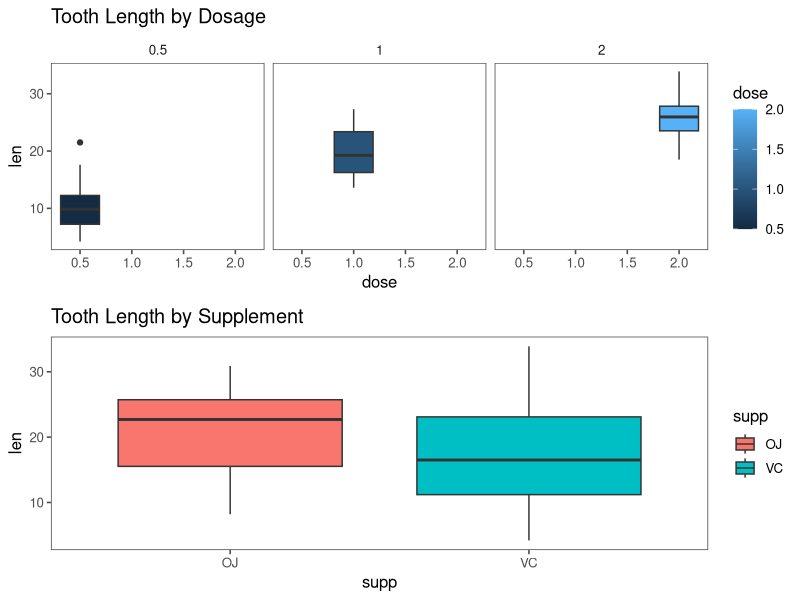
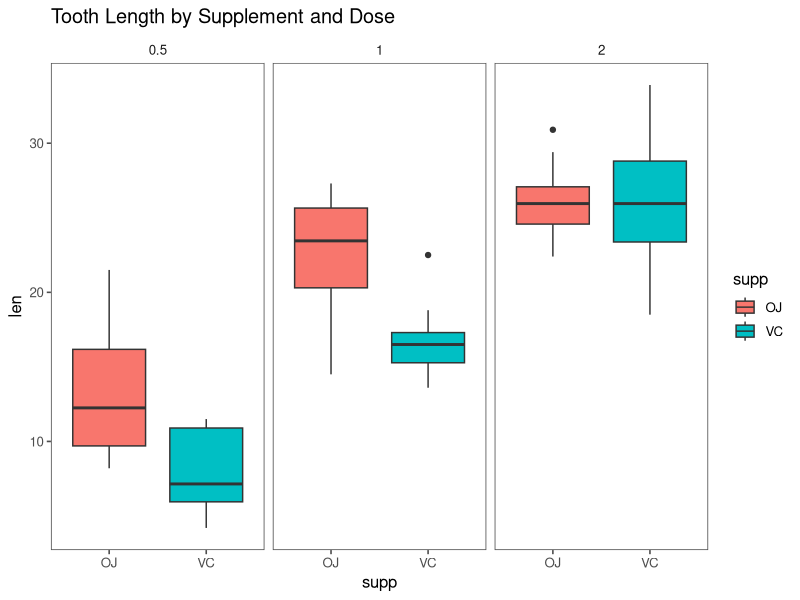

The R script that drew these images, in order: (Note: this script raises an error after producing the figures.)
## ---- chunk 1
# Use ggthemes, grid, and gridExtra for styling
library(ggthemes)
library(grid)
library(gridExtra)

# Use ggplot2 library for exploratory graphs
library(ggplot2)
## ---- chunk 2
# Summary of ToothGrowth data
summary(ToothGrowth)
## ---- chunk 3
# Unique values of dose
unique(ToothGrowth$dose)
## ---- chunk 4
# Create a boxplot of supplement types and doses
plot.supplementDose <- (ggplot(aes(x = supp, y = len), data = ToothGrowth) 
       + geom_boxplot(aes(fill=supp))
       + facet_wrap(~ dose)
+ theme_few() 
+ scale_colour_few()
+ ggtitle("Tooth Length by Supplement and Dose"))

# Create a boxplot of supplement types
plot.supplement <- (ggplot(aes(x = supp, y = len), data = ToothGrowth) 
                        + geom_boxplot(aes(fill=supp))
                        + theme_few() 
                        + scale_colour_few()
                        + ggtitle("Tooth Length by Supplement"))

# Create a boxplot of doses
plot.dose <- (ggplot(aes(x = dose, y = len), data = ToothGrowth) 
                    + geom_boxplot(aes(fill=dose))
                    + facet_grid(. ~ dose)                    
                    + theme_few() 
                    + scale_colour_few()
                    + ggtitle("Tooth Length by Dosage"))

# Grid of all plots
grid.arrange(plot.dose, plot.supplement, ncol=1)

# Plot of Supplement and Dose
plot.supplementDose
## ---- chunk 5
# Separate the data into separate groups based on dose
popDose1 = subset(ToothGrowth, dose %in% c(0.5, 1.0))
popDose2 = subset(ToothGrowth, dose %in% c(0.5, 2.0))
popDose3 = subset(ToothGrowth, dose %in% c(0.1, 2.0))
## ---- chunk 6
t.test(len ~ supp, paired = F, var.equal = F, data = ToothGrowth)
## ---- chunk 7
t.test(len ~ supp, paired = F, var.equal = F, data = popDose1)
## ---- chunk 8
t.test(len ~ supp, paired = F, var.equal = F, data = popDose2)
## ---- chunk 9
t.test(len ~ supp, paired = F, var.equal = F, data = popDose3)
